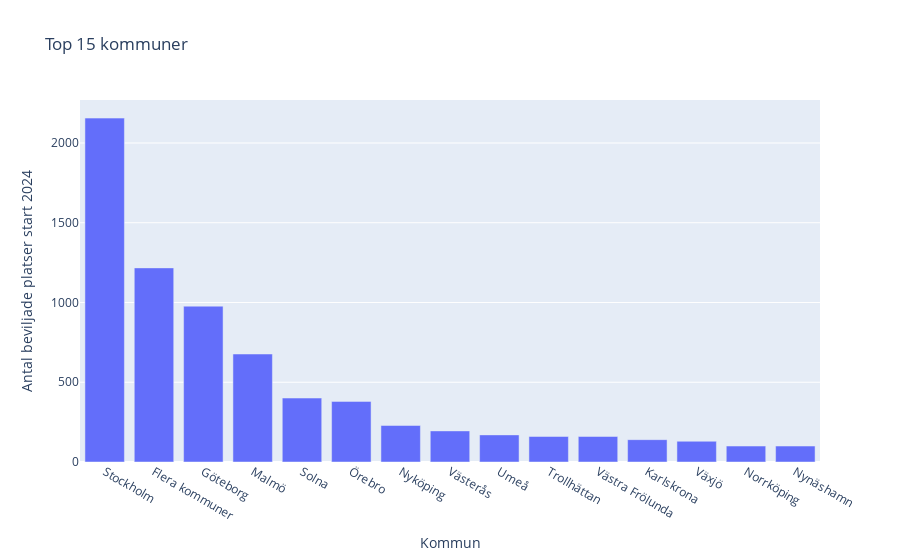

The cell this chart's notebook holds for it:
### Code cell
import plotly.express as px


fig = px.bar(df_result.groupby('Kommun')['Antal beviljade platser start 2024'].sum().nlargest(15).reset_index(),
             x='Kommun', y='Antal beviljade platser start 2024',
             title='Top 15 kommuner')
fig.show()

### Figure 1 — Plotly figure (JSON) as saved in the notebook; plotly's stock layout.template omitted (floating-point values rounded to 4 significant figures)
{"data": [{"alignmentgroup": "True", "hovertemplate": "Kommun=%{x}<br>Antal beviljade platser start 2024=%{y}<extra></extra>", "legendgroup": "", "marker": {"color": "#636efa", "pattern": {"shape": ""}}, "name": "", "offsetgroup": "", "orientation": "v", "showlegend": false, "textposition": "auto", "type": "bar", "x": ["Stockholm", "Flera kommuner", "Göteborg", "Malmö", "Solna", "Örebro", "Nyköping", "Västerås", "Umeå", "Trollhättan", "Västra Frölunda", "Karlskrona", "Växjö", "Norrköping", "Nynäshamn"], "xaxis": "x", "y": [2156, 1217, 977, 677, 401, 380, 229, 195, 170, 160, 160, 140, 130, 100, 100], "yaxis": "y"}], "layout": {"barmode": "relative", "legend": {"tracegroupgap": 0}, "title": {"text": "Top 15 kommuner"}, "xaxis": {"anchor": "y", "domain": [0, 1], "title": {"text": "Kommun"}}, "yaxis": {"anchor": "x", "domain": [0, 1], "title": {"text": "Antal beviljade platser start 2024"}}}}
